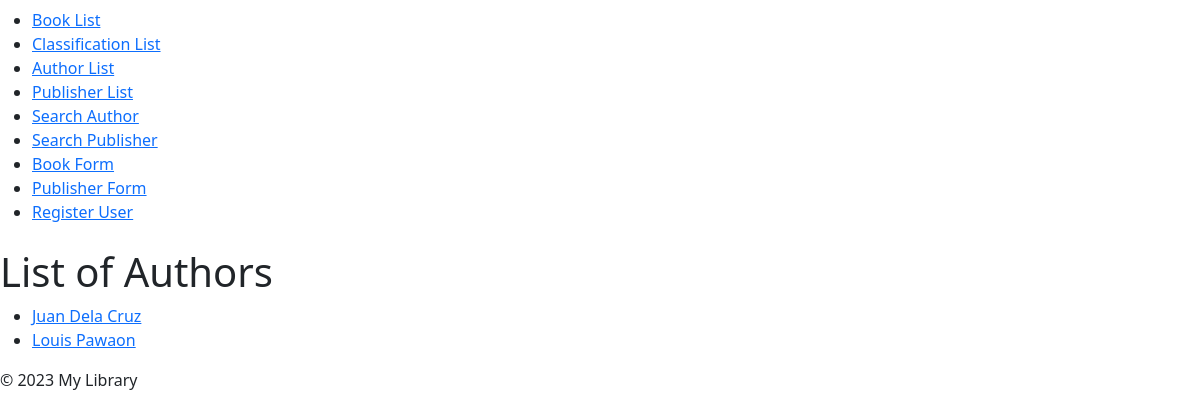
Screenshot of /authors/ with the database file from the repository.
### exercises/models.py (models this page shows)
class Author (models.Model):
    first_name = models.CharField(max_length=30)
    last_name = models.CharField(max_length=30)
    email = models.EmailField(verbose_name="e-mail")
    class Meta:
        verbose_name = _("Author")
        verbose_name_plural = _("Authors")
    def __str__(self):
        return f"{self.first_name} {self.last_name}"

### exercises/views.py (the view)
# urls.py: path('authors/', author_list, name='author_list'),
def author_list(request):
    authors = Author.objects.all()
    return render(request, 'author_list.html', {'authors': authors})

### exercises/templates/author_list.html (shortened to what this page needs)
{% extends 'base.html' %}
{% block content %}
  <h1>List of Authors</h1>
  <ul>
    {% for author in authors %}
      <li><a href="{% url 'author_detail' author.id %}">{{ author}}</a></li>
    {% empty %}
      <li>No authors to display.</li>
    {% endfor %}
  </ul>
{% endblock %}

### rows the page displays
Author: first_name+last_name "Juan Dela Cruz"
Author: first_name+last_name "Louis Pawaon"
